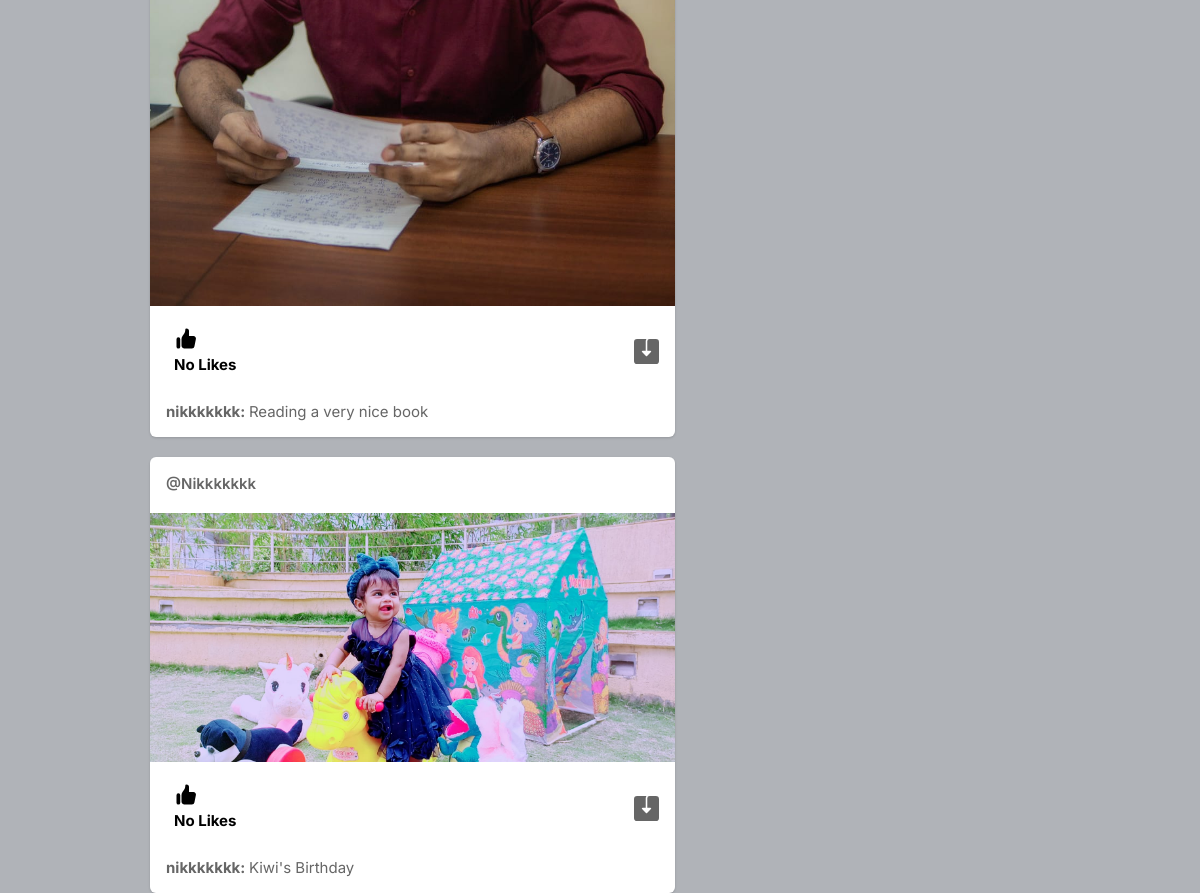
Before: / (signed in, lower part) with the older database file.
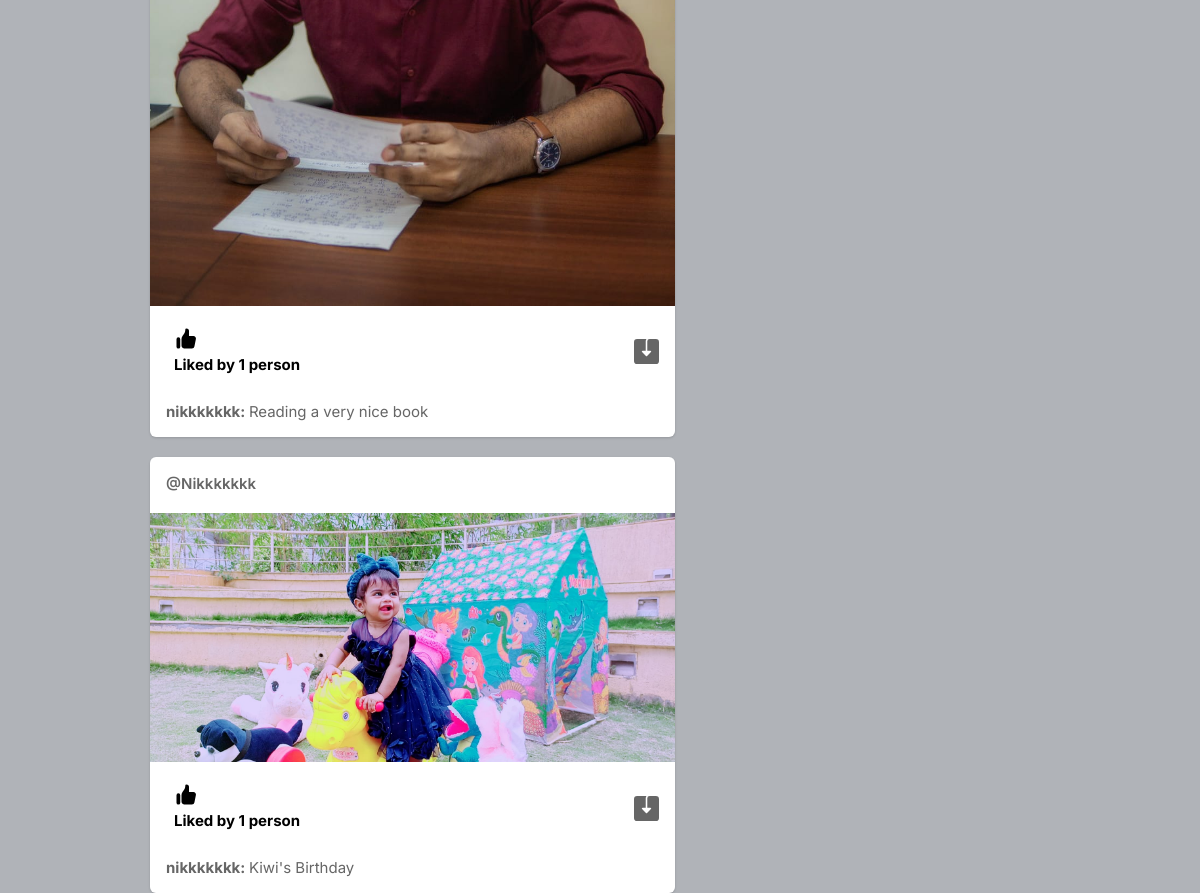
After: the same page with the newer database file.
### core/models.py (models this page shows, shortened)
class Post(models.Model):
    id=models.UUIDField(primary_key=True, default=uuid.uuid4)
    user=models.CharField(max_length=100)
    image=models.ImageField(upload_to='post_images')
    caption=models.TextField()
    created_at=models.DateTimeField(default=datetime.now)
    no_of_likes =models.IntegerField(default=0)

### core/views.py (the view)
# urls.py: path('', views.index, name='index'),
@login_required(login_url='signin')
def index(request):
    user_object =User.objects.get(username= request.user.username)
    user_profile = Profile.objects.get(user=user_object)
    posts = Post.objects.all()
    return render(request, 'index.html', {'user_profile': user_profile, 'posts': posts})

### templates/index.html (shortened to what this page needs)
{% load static %}
<!DOCTYPE html>
<html lang="en">
<head>
    <link rel="stylesheet" href="{% static 'assets/css/icons.css' %}">
    <link rel="stylesheet" href="{% static 'assets/css/uikit.css' %}">
    <link rel="stylesheet" href="{% static 'assets/css/style.css' %}">
    <link rel="stylesheet" href="{% static 'assets/css/tailwind.css' %}">
</head>
<body>
            <div class="container m-auto">
                <div class="lg:flex justify-center lg:space-x-10 lg:space-y-0 space-y-5">
                    <div class="space-y-5 flex-shrink-0 lg:w-7/12">
                        {% for post in posts reversed %}
                        <div class="bg-white shadow rounded-md  -mx-2 lg:mx-0">
                            <div class="flex justify-between items-center px-4 py-3">
                                <div class="flex flex-1 items-center space-x-4">
                                    <span class="block capitalize font-semibold "><a href="#">@{{post.user}} </a></span>
                                </div>
                              <div>
                                <a href="#"> <i class="icon-feather-more-horizontal text-2xl hover:bg-gray-200 rounded-full p-2 transition -mr-1 "></i> </a>
                              </div>
                            </div>
                            <div uk-lightbox>
                                <a href="{{post.image.url}}">
                                    <img src="{{post.image.url}}" alt="">
                                </a>
                            </div>
                            <div class="py-3 px-4 space-y-3">
                                <div class="flex space-x-4 lg:font-bold">
                                    <a href="/like-post?post_id={{post.id}}" class="flex items-center space-x-2">
                                        <div class="p-2 rounded-full text-black">
                                            {% if post.no_of_likes == 0 %}
                                            <p>No Likes</p>
                                            {% elif post.no_of_likes == 1 %}
                                            <p>Liked by 1 person</p>
                                            {% else %}
                                            <p>Liked by {{post.no_of_likes}} people</p>
                                            {% endif %}
                                        </div>
                                    </a>
                                    <a href="#" class="flex items-center space-x-2 flex-1 justify-end">
                                    </a>
                                </div>
                                <p>
                                    <a href="#">
                                        <strong>
                                            {{post.user}}:
                                        </strong>
                                    </a>
                                    {{post.caption}}
                                </p>
                            </div>
                        </div>
                        {% endfor %}
                    </div>
                    <div class="lg:w-5/12">
                    </div>
                </div>
            </div>
</body>
</html>

### static/assets/css/style.css (style rules this page uses)
body { background-color: #B0B3B8!important; }
::placeholder { color: #808080; opacity: 1; }
a { color: #be185d; -webkit-transition: 0.3s; transition: 0.3s; outline: none !important; }
img { max-width: 100%; }
body { color: #666; font-size: 15px; line-height: 27px; background-color: #f0f2f5; font-family: "Inter", sans-serif; text-transform: none; }
body p { font-size: 15px; line-height: 27px; }
b, strong { font-weight: 700 !important; }
@media (min-width: 1024px) { .container { max-width: 900px !important; padding-top: 45px; } }

Changed rows visible on the page:
changed Post "Reading a very nice book": no_of_likes "No Likes" → "Liked by 1 person"
changed Post "Nikkkkkkk": no_of_likes "No Likes" → "Liked by 1 person"
